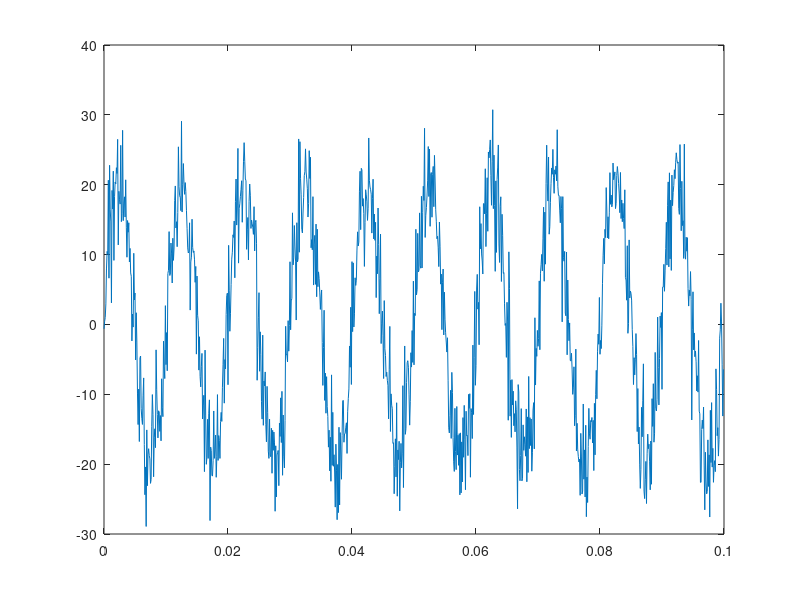

Write the MATLAB code that produced this figure. (Note: this script raises an error after producing the figure.)
%%

f=1e2;                  %signal frequency
N=1000;
fs=1e4;                 %sampling frequency
Ts=1/fs;                
t=(0:N-1)*Ts;

s=20*sin(2*pi*f*t);          %signal
s=awgn(s,10,'measured');

figure
plot(t,s)

figure
plotSpectral2(s,fs)
